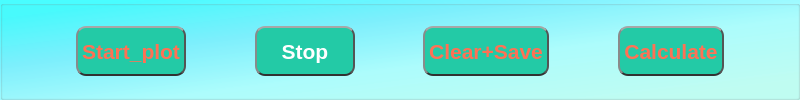
         <widget class="QGroupBox" name="groupBox">
          <property name="sizePolicy">
           <sizepolicy hsizetype="Preferred" vsizetype="Fixed">
            <horstretch>0</horstretch>
            <verstretch>0</verstretch>
           </sizepolicy>
          </property>
          <property name="minimumSize">
           <size>
            <width>800</width>
            <height>60</height>
           </size>
          </property>
          <property name="styleSheet">
           <string notr="true">background-color:qlineargradient(spread:pad, x1:0, y1:0, x2:1, y2:1, stop:0.0882353 rgba(64, 252, 255, 200), stop:0.333333 rgba(119, 241, 255, 200), stop:0.588235 rgba(170, 255, 255, 200), stop:0.897059 rgba(190, 255, 244, 200));
</string>
          </property>
          <property name="title">
           <string/>
          </property>
          <layout class="QHBoxLayout" name="horizontalLayout_5">
           <item>
            <spacer name="horizontalSpacer_7">
             <property name="orientation">
              <enum>Qt::Horizontal</enum>
             </property>
             <property name="sizeHint" stdset="0">
              <size>
               <width>55</width>
               <height>20</height>
              </size>
             </property>
            </spacer>
           </item>
           <item>
            <widget class="QPushButton" name="Start_plot">
             <property name="sizePolicy">
              <sizepolicy hsizetype="MinimumExpanding" vsizetype="Fixed">
               <horstretch>0</horstretch>
               <verstretch>0</verstretch>
              </sizepolicy>
             </property>
             <property name="minimumSize">
              <size>
               <width>100</width>
               <height>50</height>
              </size>
             </property>
             <property name="palette">
              <palette>
               <active>
                <colorrole role="WindowText">
                 <brush brushstyle="SolidPattern">
                  <color alpha="255">
                   <red>255</red>
                   <green>113</green>
                   <blue>84</blue>
                  </color>
                 </brush>
                </colorrole>
                <colorrole role="Button">
                 <brush brushstyle="SolidPattern">
                  <color alpha="255">
                   <red>35</red>
                   <green>202</green>
                   <blue>166</blue>
                  </color>
                 </brush>
                </colorrole>
                <colorrole role="Midlight">
                 <brush brushstyle="SolidPattern">
                  <color alpha="255">
                   <red>255</red>
                   <green>255</green>
                   <blue>255</blue>
                  </color>
                 </brush>
                </colorrole>
                <colorrole role="Dark">
                 <brush brushstyle="SolidPattern">
                  <color alpha="255">
                   <red>127</red>
                   <green>127</green>
                   <blue>127</blue>
                  </color>
                 </brush>
                </colorrole>
                <colorrole role="Mid">
                 <brush brushstyle="SolidPattern">
                  <color alpha="255">
                   <red>170</red>
                   <green>170</green>
                   <blue>170</blue>
                  </color>
                 </brush>
                </colorrole>
                <colorrole role="Text">
                 <brush brushstyle="SolidPattern">
                  <color alpha="255">
                   <red>255</red>
                   <green>113</green>
                   <blue>84</blue>
                  </color>
                 </brush>
                </colorrole>
                <colorrole role="ButtonText">
                 <brush brushstyle="SolidPattern">
                  <color alpha="255">
                   <red>255</red>
                   <green>113</green>
                   <blue>84</blue>
                  </color>
                 </brush>
                </colorrole>
                <colorrole role="Base">
                 <brush brushstyle="SolidPattern">
                  <color alpha="255">
                   <red>35</red>
                   <green>202</green>
                   <blue>166</blue>
                  </color>
                 </brush>
                </colorrole>
                <colorrole role="Window">
                 <brush brushstyle="SolidPattern">
                  <color alpha="255">
                   <red>35</red>
                   <green>202</green>
                   <blue>166</blue>
                  </color>
                 </brush>
                </colorrole>
                <colorrole role="Shadow">
                 <brush brushstyle="SolidPattern">
                  <color alpha="255">
                   <red>0</red>
                   <green>0</green>
                   <blue>0</blue>
                  </color>
                 </brush>
                </colorrole>
                <colorrole role="HighlightedText">
                 <brush brushstyle="SolidPattern">
                  <color alpha="255">
                   <red>208</red>
                   <green>113</green>
                   <blue>87</blue>
                  </color>
                 </brush>
                </colorrole>
                <colorrole role="AlternateBase">
                 <brush brushstyle="SolidPattern">
                  <color alpha="255">
                   <red>255</red>
                   <green>255</green>
                   <blue>255</blue>
                  </color>
                 </brush>
                </colorrole>
                <colorrole role="PlaceholderText">
                 <brush brushstyle="SolidPattern">
                  <color alpha="255">
                   <red>255</red>
                   <green>113</green>
                   <blue>84</blue>
                  </color>
                 </brush>
                </colorrole>
               </active>
               <inactive>
                <colorrole role="WindowText">
                 <brush brushstyle="SolidPattern">
                  <color alpha="255">
                   <red>255</red>
                   <green>113</green>
                   <blue>84</blue>
                  </color>
                 </brush>
                </colorrole>
                <colorrole role="Button">
                 <brush brushstyle="SolidPattern">
                  <color alpha="255">
                   <red>35</red>
                   <green>202</green>
                   <blue>166</blue>
                  </color>
                 </brush>
                </colorrole>
                <colorrole role="Midlight">
                 <brush brushstyle="SolidPattern">
                  <color alpha="255">
                   <red>255</red>
                   <green>255</green>
                   <blue>255</blue>
                  </color>
                 </brush>
                </colorrole>
                <colorrole role="Dark">
                 <brush brushstyle="SolidPattern">
                  <color alpha="255">
                   <red>127</red>
                   <green>127</green>
                   <blue>127</blue>
                  </color>
                 </brush>
                </colorrole>
                <colorrole role="Mid">
                 <brush brushstyle="SolidPattern">
                  <color alpha="255">
                   <red>170</red>
                   <green>170</green>
                   <blue>170</blue>
                  </color>
                 </brush>
                </colorrole>
                <colorrole role="Text">
                 <brush brushstyle="SolidPattern">
                  <color alpha="255">
                   <red>255</red>
                   <green>113</green>
                   <blue>84</blue>
                  </color>
                 </brush>
                </colorrole>
                <colorrole role="ButtonText">
                 <brush brushstyle="SolidPattern">
                  <color alpha="255">
                   <red>255</red>
                   <green>113</green>
                   <blue>84</blue>
                  </color>
                 </brush>
                </colorrole>
                <colorrole role="Base">
                 <brush brushstyle="SolidPattern">
                  <color alpha="255">
                   <red>35</red>
                   <green>202</green>
                   <blue>166</blue>
                  </color>
                 </brush>
                </colorrole>
                <colorrole role="Window">
                 <brush brushstyle="SolidPattern">
                  <color alpha="255">
                   <red>35</red>
                   <green>202</green>
                   <blue>166</blue>
                  </color>
                 </brush>
                </colorrole>
                <colorrole role="Shadow">
                 <brush brushstyle="SolidPattern">
                  <color alpha="255">
                   <red>85</red>
                   <green>170</green>
                   <blue>255</blue>
                  </color>
                 </brush>
                </colorrole>
                <colorrole role="HighlightedText">
                 <brush brushstyle="SolidPattern">
                  <color alpha="255">
                   <red>208</red>
                   <green>113</green>
                   <blue>87</blue>
                  </color>
                 </brush>
                </colorrole>
                <colorrole role="AlternateBase">
                 <brush brushstyle="SolidPattern">
                  <color alpha="255">
                   <red>255</red>
                   <green>255</green>
                   <blue>255</blue>
                  </color>
                 </brush>
                </colorrole>
                <colorrole role="PlaceholderText">
                 <brush brushstyle="SolidPattern">
                  <color alpha="255">
                   <red>255</red>
                   <green>113</green>
                   <blue>84</blue>
                  </color>
                 </brush>
                </colorrole>
               </inactive>
               <disabled>
                <colorrole role="WindowText">
                 <brush brushstyle="SolidPattern">
                  <color alpha="255">
                   <red>255</red>
                   <green>113</green>
                   <blue>84</blue>
                  </color>
                 </brush>
                </colorrole>
                <colorrole role="Button">
                 <brush brushstyle="SolidPattern">
                  <color alpha="255">
                   <red>35</red>
                   <green>202</green>
                   <blue>166</blue>
                  </color>
                 </brush>
                </colorrole>
                <colorrole role="Midlight">
                 <brush brushstyle="SolidPattern">
                  <color alpha="255">
                   <red>255</red>
                   <green>255</green>
                   <blue>255</blue>
                  </color>
                 </brush>
                </colorrole>
                <colorrole role="Dark">
                 <brush brushstyle="SolidPattern">
                  <color alpha="255">
                   <red>127</red>
                   <green>127</green>
                   <blue>127</blue>
                  </color>
                 </brush>
                </colorrole>
                <colorrole role="Mid">
                 <brush brushstyle="SolidPattern">
                  <color alpha="255">
                   <red>170</red>
                   <green>170</green>
                   <blue>170</blue>
                  </color>
                 </brush>
                </colorrole>
                <colorrole role="Text">
                 <brush brushstyle="SolidPattern">
                  <color alpha="255">
                   <red>255</red>
                   <green>113</green>
                   <blue>84</blue>
                  </color>
                 </brush>
                </colorrole>
                <colorrole role="ButtonText">
                 <brush brushstyle="SolidPattern">
                  <color alpha="255">
                   <red>255</red>
                   <green>113</green>
                   <blue>84</blue>
                  </color>
                 </brush>
                </colorrole>
                <colorrole role="Base">
                 <brush brushstyle="SolidPattern">
                  <color alpha="255">
                   <red>35</red>
                   <green>202</green>
                   <blue>166</blue>
                  </color>
                 </brush>
                </colorrole>
                <colorrole role="Window">
                 <brush brushstyle="SolidPattern">
                  <color alpha="255">
                   <red>35</red>
                   <green>202</green>
                   <blue>166</blue>
                  </color>
                 </brush>
                </colorrole>
                <colorrole role="Shadow">
                 <brush brushstyle="SolidPattern">
                  <color alpha="255">
                   <red>0</red>
                   <green>0</green>
                   <blue>0</blue>
                  </color>
                 </brush>
                </colorrole>
                <colorrole role="HighlightedText">
                 <brush brushstyle="SolidPattern">
                  <color alpha="255">
                   <red>208</red>
                   <green>113</green>
                   <blue>87</blue>
                  </color>
                 </brush>
                </colorrole>
                <colorrole role="AlternateBase">
                 <brush brushstyle="SolidPattern">
                  <color alpha="255">
                   <red>255</red>
                   <green>255</green>
                   <blue>255</blue>
                  </color>
                 </brush>
                </colorrole>
                <colorrole role="PlaceholderText">
                 <brush brushstyle="SolidPattern">
                  <color alpha="255">
                   <red>255</red>
                   <green>113</green>
                   <blue>84</blue>
                  </color>
                 </brush>
                </colorrole>
               </disabled>
              </palette>
             </property>
             <property name="font">
              <font>
               <family>Arial</family>
               <pointsize>16</pointsize>
               <bold>true</bold>
              </font>
             </property>
             <property name="focusPolicy">
              <enum>Qt::ClickFocus</enum>
             </property>
             <property name="toolTip">
              <string/>
             </property>
             <property name="statusTip">
              <string>begin scan,should choose scan mode and scan range</string>
             </property>
             <property name="styleSheet">
              <string notr="true">
QPushButton{background-color:  rgb(35, 202, 166);border:2px;border-radius:10px;padding:2px 4px;selection-color: rgb(208, 113, 87);color:rgb(255, 113, 84);border-style:inset;border-top-color: rgb(167, 167, 167);border-left-color: rgb(138, 138, 138);
border-right-color: rgb(56, 56, 56);
border-bottom-color: rgb(33, 33, 33);}

QPushButton:hover{background-color:rgb(255, 91, 58);border:2px;border-radius:10px;padding:2px 4px;selection-color: rgb(255, 85, 127);color: rgb(255, 255, 255) ;border-style:inset;border-top-color: rgb(167, 167, 167);border-left-color: rgb(138, 138, 138);
border-right-color: rgb(56, 56, 56);
border-bottom-color: rgb(33, 33, 33);}
QPushButton:pressed{background-color:rgb(255, 91, 58);border:2px;border-radius:10px;padding:2px 4px;selection-color: rgb(255, 85, 127);color: rgb(255, 255, 255) ;border-style:inset;border-bottom-color: rgb(167, 167, 167);border-right-color: rgb(138, 138, 138);
border-left-color: rgb(56, 56, 56);
border-top-color: rgb(33, 33, 33);}</string>
             </property>
             <property name="text">
              <string>Start_plot</string>
             </property>
             <property name="checkable">
              <bool>false</bool>
             </property>
             <property name="autoDefault">
              <bool>false</bool>
             </property>
             <property name="default">
              <bool>false</bool>
             </property>
             <property name="flat">
              <bool>false</bool>
             </property>
            </widget>
           </item>
           <item>
            <spacer name="horizontalSpacer_8">
             <property name="orientation">
              <enum>Qt::Horizontal</enum>
             </property>
             <property name="sizeHint" stdset="0">
              <size>
               <width>55</width>
               <height>20</height>
              </size>
             </property>
            </spacer>
           </item>
           <item>
            <widget class="QPushButton" name="Stop_plot">
             <property name="sizePolicy">
              <sizepolicy hsizetype="MinimumExpanding" vsizetype="Fixed">
               <horstretch>0</horstretch>
               <verstretch>0</verstretch>
              </sizepolicy>
             </property>
             <property name="minimumSize">
              <size>
               <width>100</width>
               <height>50</height>
              </size>
             </property>
             <property name="font">
              <font>
               <family>Arial</family>
               <pointsize>16</pointsize>
               <bold>true</bold>
              </font>
             </property>
             <property name="focusPolicy">
              <enum>Qt::WheelFocus</enum>
             </property>
             <property name="toolTip">
              <string/>
             </property>
             <property name="statusTip">
              <string>Stop scan</string>
             </property>
             <property name="styleSheet">
              <string notr="true">QPushButton{background-color:  rgb(35, 202, 166);border:2px;border-radius:10px;padding:2px 4px;selection-color: rgb(255, 85, 127);color:rgb(255, 255, 255);border-style:inset;border-top-color: rgb(167, 167, 167);border-left-color: rgb(138, 138, 138);
border-right-color: rgb(56, 56, 56);
border-bottom-color: rgb(33, 33, 33);}

QPushButton:hover{background-color:rgb(33, 190, 193);border:2px;border-radius:10px;padding:2px 4px;selection-color: rgb(255, 85, 127);color:rgb(255, 117, 0) ;border-style:inset;border-top-color: rgb(167, 167, 167);border-left-color: rgb(138, 138, 138);
border-right-color: rgb(56, 56, 56);
border-bottom-color: rgb(33, 33, 33);}
QPushButton:pressed{background-color:rgb(33, 190, 193);border:2px;border-radius:10px;padding:2px 4px;selection-color: rgb(255, 85, 127);color: rgb(255, 255, 255) ;border-style:inset;border-bottom-color: rgb(167, 167, 167);border-right-color: rgb(138, 138, 138);
border-left-color: rgb(56, 56, 56);
border-top-color: rgb(33, 33, 33);}</string>
             </property>
             <property name="text">
              <string>Stop</string>
             </property>
            </widget>
           </item>
           <item>
            <spacer name="horizontalSpacer_9">
             <property name="orientation">
              <enum>Qt::Horizontal</enum>
             </property>
             <property name="sizeHint" stdset="0">
              <size>
               <width>55</width>
               <height>20</height>
              </size>
             </property>
            </spacer>
           </item>
           <item>
            <widget class="QPushButton" name="Clear_Save">
             <property name="sizePolicy">
              <sizepolicy hsizetype="MinimumExpanding" vsizetype="Fixed">
               <horstretch>0</horstretch>
               <verstretch>0</verstretch>
              </sizepolicy>
             </property>
             <property name="minimumSize">
              <size>
               <width>100</width>
               <height>50</height>
              </size>
             </property>
             <property name="font">
              <font>
               <family>Arial</family>
               <pointsize>16</pointsize>
               <bold>true</bold>
              </font>
             </property>
             <property name="toolTip">
              <string/>
             </property>
             <property name="statusTip">
              <string>Clear data in the plot and save </string>
             </property>
             <property name="styleSheet">
              <string notr="true">
QPushButton{background-color: rgb(35, 202, 166);border:2px;border-radius:10px;padding:2px 4px;selection-color: rgb(208, 113, 87);color:rgb(255, 113, 84);border-style:inset;border-top-color: rgb(167, 167, 167);border-left-color: rgb(138, 138, 138);
border-right-color: rgb(56, 56, 56);
border-bottom-color: rgb(33, 33, 33);}

QPushButton:hover{background-color:rgb(255, 91, 58);border:2px;border-radius:10px;padding:2px 4px;selection-color: rgb(255, 85, 127);color: rgb(255, 255, 255) ;border-style:inset;border-top-color: rgb(167, 167, 167);border-left-color: rgb(138, 138, 138);
border-right-color: rgb(56, 56, 56);
border-bottom-color: rgb(33, 33, 33);}
QPushButton:pressed{background-color:rgb(255, 91, 58);border:2px;border-radius:10px;padding:2px 4px;selection-color: rgb(255, 85, 127);color: rgb(255, 255, 255) ;border-style:inset;border-bottom-color: rgb(167, 167, 167);border-right-color: rgb(138, 138, 138);
border-left-color: rgb(56, 56, 56);
border-top-color: rgb(33, 33, 33);}
</string>
             </property>
             <property name="text">
              <string>Clear+Save</string>
             </property>
            </widget>
           </item>
           <item>
            <spacer name="horizontalSpacer_10">
             <property name="orientation">
              <enum>Qt::Horizontal</enum>
             </property>
             <property name="sizeHint" stdset="0">
              <size>
               <width>55</width>
               <height>20</height>
              </size>
             </property>
            </spacer>
           </item>
           <item>
            <widget class="QPushButton" name="Caculate">
             <property name="sizePolicy">
              <sizepolicy hsizetype="MinimumExpanding" vsizetype="Fixed">
               <horstretch>0</horstretch>
               <verstretch>0</verstretch>
              </sizepolicy>
             </property>
             <property name="minimumSize">
              <size>
               <width>100</width>
               <height>50</height>
              </size>
             </property>
             <property name="font">
              <font>
               <family>Arial</family>
               <pointsize>16</pointsize>
               <bold>true</bold>
              </font>
             </property>
             <property name="toolTip">
              <string/>
             </property>
             <property name="statusTip">
              <string>Calculate fit</string>
             </property>
             <property name="styleSheet">
              <string notr="true">QPushButton{background-color: rgb(35, 202, 166);border:2px;border-radius:10px;padding:2px 4px;selection-color: rgb(208, 113, 87);color:rgb(255, 113, 84);border-style:inset;border-top-color: rgb(167, 167, 167);border-left-color: rgb(138, 138, 138);
border-right-color: rgb(56, 56, 56);
border-bottom-color: rgb(33, 33, 33);}

QPushButton:hover{background-color:rgb(255, 91, 58);border:2px;border-radius:10px;padding:2px 4px;selection-color: rgb(255, 85, 127);color: rgb(255, 255, 255) ;border-style:inset;border-top-color: rgb(167, 167, 167);border-left-color: rgb(138, 138, 138);
border-right-color: rgb(56, 56, 56);
border-bottom-color: rgb(33, 33, 33);}
QPushButton:pressed{background-color:rgb(255, 91, 58);border:2px;border-radius:10px;padding:2px 4px;selection-color: rgb(255, 85, 127);color: rgb(255, 255, 255) ;border-style:inset;border-bottom-color: rgb(167, 167, 167);border-right-color: rgb(138, 138, 138);
border-left-color: rgb(56, 56, 56);
border-top-color: rgb(33, 33, 33);}</string>
             </property>
             <property name="text">
              <string>Calculate</string>
             </property>
            </widget>
           </item>
           <item>
            <spacer name="horizontalSpacer_11">
             <property name="orientation">
              <enum>Qt::Horizontal</enum>
             </property>
             <property name="sizeHint" stdset="0">
              <size>
               <width>40</width>
               <height>20</height>
              </size>
             </property>
            </spacer>
           </item>
          </layout>
         </widget>
